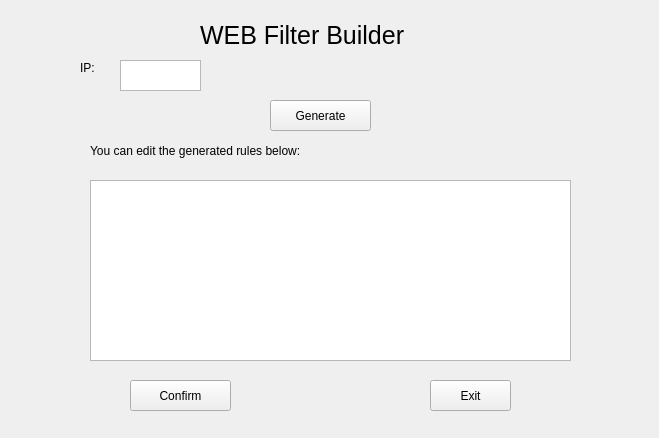
<?xml version="1.0" encoding="UTF-8"?>
<ui version="4.0">
 <class>FilterBuilder</class>
 <widget class="QWidget" name="FilterBuilder">
  <property name="geometry">
   <rect>
    <x>0</x>
    <y>0</y>
    <width>659</width>
    <height>438</height>
   </rect>
  </property>
  <property name="windowTitle">
   <string>Form</string>
  </property>
  <widget class="QTextBrowser" name="inner_rule">
   <property name="geometry">
    <rect>
     <x>90</x>
     <y>180</y>
     <width>481</width>
     <height>181</height>
    </rect>
   </property>
   <property name="readOnly">
    <bool>false</bool>
   </property>
  </widget>
  <widget class="QLabel" name="label">
   <property name="geometry">
    <rect>
     <x>200</x>
     <y>10</y>
     <width>251</width>
     <height>51</height>
    </rect>
   </property>
   <property name="styleSheet">
    <string notr="true">font-size: 25px;
</string>
   </property>
   <property name="text">
    <string>WEB Filter Builder</string>
   </property>
  </widget>
  <widget class="QPushButton" name="confirm_button">
   <property name="geometry">
    <rect>
     <x>130</x>
     <y>380</y>
     <width>101</width>
     <height>31</height>
    </rect>
   </property>
   <property name="text">
    <string>Confirm</string>
   </property>
  </widget>
  <widget class="QPushButton" name="exit_button">
   <property name="geometry">
    <rect>
     <x>430</x>
     <y>380</y>
     <width>81</width>
     <height>31</height>
    </rect>
   </property>
   <property name="text">
    <string>Exit</string>
   </property>
  </widget>
  <widget class="QLabel" name="label_2">
   <property name="geometry">
    <rect>
     <x>90</x>
     <y>140</y>
     <width>401</width>
     <height>21</height>
    </rect>
   </property>
   <property name="text">
    <string>You can edit the generated rules below:</string>
   </property>
  </widget>
  <widget class="QTextBrowser" name="IP_text">
   <property name="geometry">
    <rect>
     <x>120</x>
     <y>60</y>
     <width>81</width>
     <height>31</height>
    </rect>
   </property>
   <property name="readOnly">
    <bool>false</bool>
   </property>
  </widget>
  <widget class="QLabel" name="label_3">
   <property name="geometry">
    <rect>
     <x>80</x>
     <y>60</y>
     <width>31</width>
     <height>16</height>
    </rect>
   </property>
   <property name="text">
    <string>IP:</string>
   </property>
  </widget>
  <widget class="QPushButton" name="generate_button">
   <property name="geometry">
    <rect>
     <x>270</x>
     <y>100</y>
     <width>101</width>
     <height>31</height>
    </rect>
   </property>
   <property name="text">
    <string>Generate</string>
   </property>
  </widget>
 </widget>
 <resources/>
 <connections/>
</ui>
